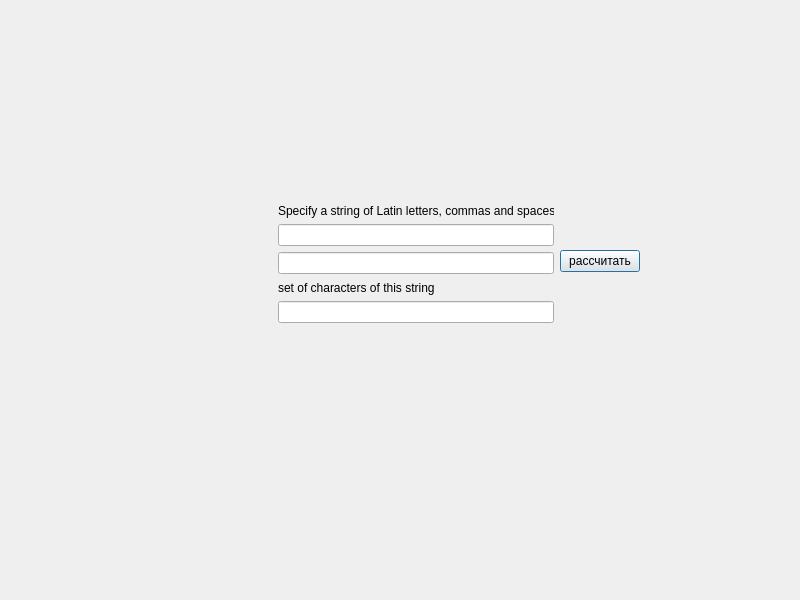
<?xml version="1.0" encoding="UTF-8"?>
<ui version="4.0">
 <class>Dialog</class>
 <widget class="QDialog" name="Dialog">
  <property name="geometry">
   <rect>
    <x>0</x>
    <y>0</y>
    <width>800</width>
    <height>600</height>
   </rect>
  </property>
  <property name="windowTitle">
   <string>Dialog</string>
  </property>
  <widget class="QWidget" name="layoutWidget">
   <property name="geometry">
    <rect>
     <x>278</x>
     <y>203</y>
     <width>276</width>
     <height>120</height>
    </rect>
   </property>
   <layout class="QGridLayout" name="gridLayout">
    <item row="0" column="0">
     <widget class="QLabel" name="label">
      <property name="text">
       <string>Specify a string of Latin letters, commas and spaces</string>
      </property>
     </widget>
    </item>
    <item row="1" column="0">
     <widget class="QLineEdit" name="lineEdit"/>
    </item>
    <item row="2" column="0">
     <widget class="QLineEdit" name="lineEdit_2"/>
    </item>
    <item row="3" column="0">
     <widget class="QLabel" name="label_2">
      <property name="text">
       <string>set of characters of this string</string>
      </property>
     </widget>
    </item>
    <item row="4" column="0">
     <widget class="QLineEdit" name="lineEdit_3"/>
    </item>
   </layout>
  </widget>
  <widget class="QPushButton" name="pushButton">
   <property name="geometry">
    <rect>
     <x>560</x>
     <y>250</y>
     <width>80</width>
     <height>22</height>
    </rect>
   </property>
   <property name="text">
    <string>рассчитать</string>
   </property>
  </widget>
 </widget>
 <resources/>
 <connections/>
</ui>
